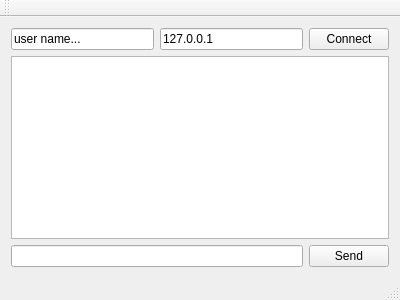
<?xml version="1.0" encoding="UTF-8"?>
<ui version="4.0">
 <class>MainWindow</class>
 <widget class="QMainWindow" name="MainWindow">
  <property name="geometry">
   <rect>
    <x>0</x>
    <y>0</y>
    <width>400</width>
    <height>300</height>
   </rect>
  </property>
  <property name="windowTitle">
   <string>MainWindow</string>
  </property>
  <widget class="QWidget" name="centralWidget">
   <layout class="QVBoxLayout" name="verticalLayout">
    <item>
     <layout class="QHBoxLayout" name="horizontalLayout">
      <item>
       <widget class="QLineEdit" name="eName">
        <property name="text">
         <string>user name...</string>
        </property>
       </widget>
      </item>
      <item>
       <widget class="QLineEdit" name="eIp">
        <property name="text">
         <string>127.0.0.1</string>
        </property>
       </widget>
      </item>
      <item>
       <widget class="QPushButton" name="btnConnect">
        <property name="text">
         <string>Connect</string>
        </property>
       </widget>
      </item>
     </layout>
    </item>
    <item>
     <widget class="QTextEdit" name="log">
      <property name="readOnly">
       <bool>true</bool>
      </property>
     </widget>
    </item>
    <item>
     <layout class="QHBoxLayout" name="horizontalLayout_2">
      <item>
       <widget class="QLineEdit" name="eMessage"/>
      </item>
      <item>
       <widget class="QPushButton" name="btnSend">
        <property name="text">
         <string>Send</string>
        </property>
       </widget>
      </item>
     </layout>
    </item>
   </layout>
  </widget>
  <widget class="QMenuBar" name="menuBar">
   <property name="geometry">
    <rect>
     <x>0</x>
     <y>0</y>
     <width>400</width>
     <height>22</height>
    </rect>
   </property>
  </widget>
  <widget class="QToolBar" name="mainToolBar">
   <attribute name="toolBarArea">
    <enum>TopToolBarArea</enum>
   </attribute>
   <attribute name="toolBarBreak">
    <bool>false</bool>
   </attribute>
  </widget>
  <widget class="QStatusBar" name="statusBar"/>
 </widget>
 <layoutdefault spacing="6" margin="11"/>
 <resources/>
 <connections/>
</ui>
